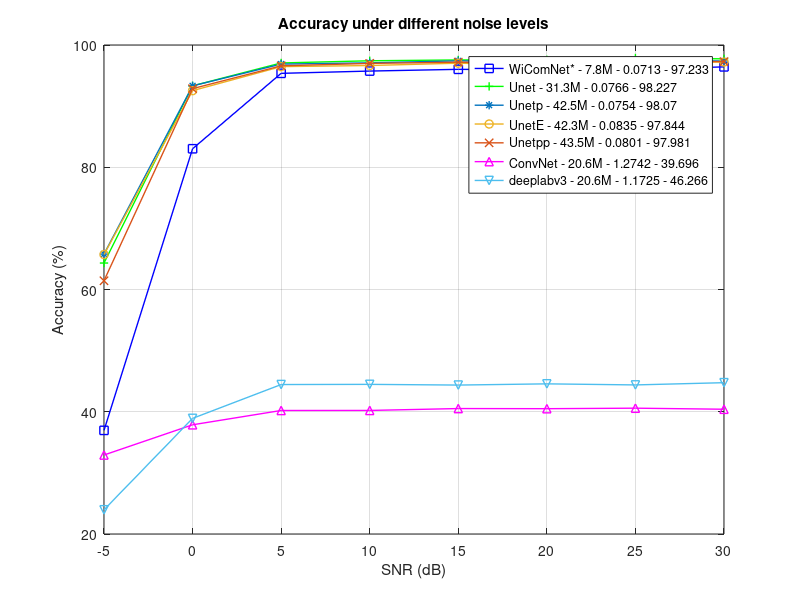

Write MATLAB code to recreate this figure.

% Assuming WiComNetA.TrainingAccuracy is a 1x28176 vector

SNRs = [-5 0 5 10 15 20 25 30];

pwicomnet = [0.36953 0.83025 0.95363 0.95736 0.96019 0.9592 0.95999 0.96421] * 100;
punet = [0.6433	0.93323	0.97062	0.97422	0.97554	0.97577	0.97869	0.97737] * 100;
punetpp = [0.61435	0.92859	0.96592	0.9699	0.97189	0.96974	0.97362	0.97281] * 100;
punetp = [0.65794	0.93313	0.96877	0.97081	0.97409	0.97246	0.97521	0.97379] * 100;
punetE = [0.65718	0.92531	0.96462	0.96643	0.97024	0.96695	0.9713	0.97211] * 100;
pdeeplab = [0.23959	0.38916	0.44452	0.44481	0.44365	0.44565	0.44389	0.44756] * 100;
pconvnet = [0.32923	0.37868	0.40207	0.40214	0.40523	0.405	0.40585	0.40411] * 100;


% Plot the accuracies for each epoch
figure;
plot(SNRs, pwicomnet, '-b', 'LineWidth', 1, 'Marker', "square"); % Plot wicomnetA in red
hold on; % Hold the current plot
plot(SNRs, punet,'color',	"#00FF00", 'LineWidth', 1, 'Marker', "+"); % Plot unet in blue
hold on; % Hold the current plot
plot(SNRs, punetp,'color', "#0072BD", 'LineWidth', 1, 'Marker', "*");
hold on; % Hold the current plot
plot(SNRs, punetE,'color', "#EDB120", 'LineWidth', 1, 'Marker', "o");
hold on; % Hold the current plot
plot(SNRs, punetpp,'color', "#D95319", 'LineWidth', 1, 'Marker', "x");
hold on; % Hold the current plot
plot(SNRs, pconvnet,'color', "#FF00FF", 'LineWidth', 1, 'Marker', "^");
hold on; % Hold the current plot
plot(SNRs, pdeeplab,'color', "#4DBEEE", 'LineWidth', 1, 'Marker', "v");


hold off; % Release the hold

xlabel('SNR (dB)');
ylabel('Accuracy (%)');
title('Accuracy under different noise levels');
legend('WiComNet* - 7.8M - 0.0713 - 97.233',....
       'Unet - 31.3M - 0.0766 - 98.227',...
       'Unetp - 42.5M - 0.0754 - 98.07',...
       'UnetE - 42.3M - 0.0835 - 97.844',...
       'Unetpp - 43.5M - 0.0801 - 97.981',...
       'ConvNet - 20.6M - 1.2742 - 39.696',...
       'deeplabv3 - 20.6M - 1.1725 - 46.266',...
       'Location', 'best'); % Add legend for each line
grid on; % Turn on the grid
